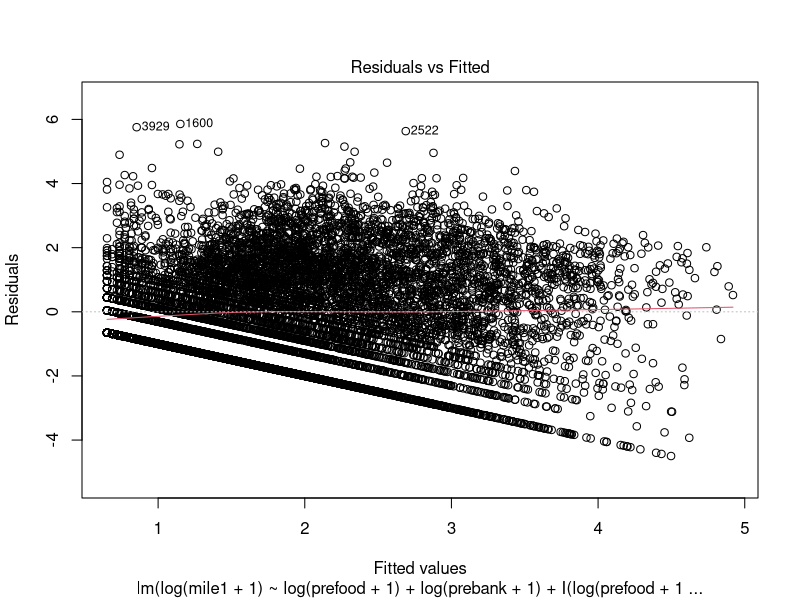
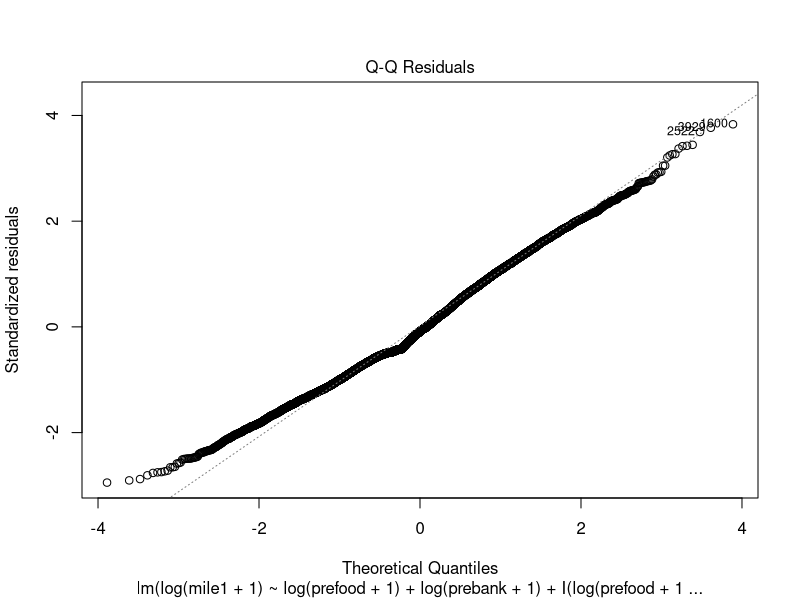
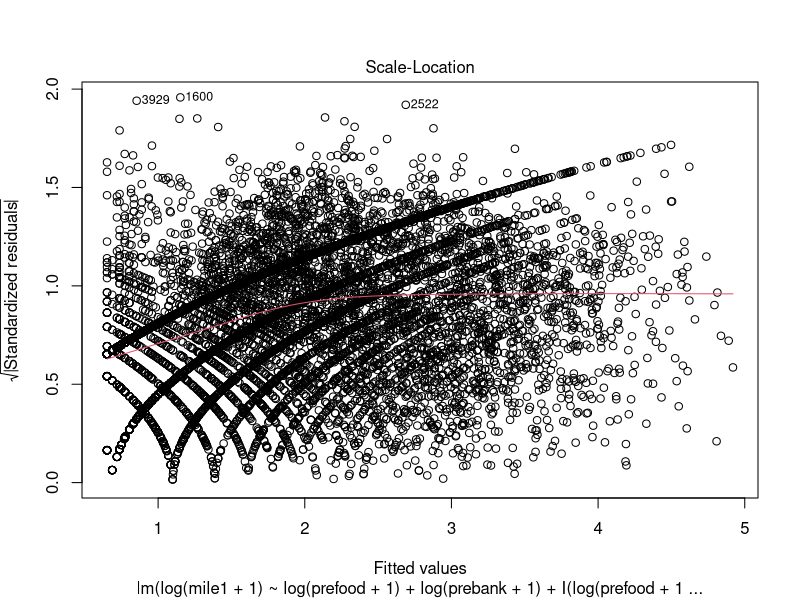
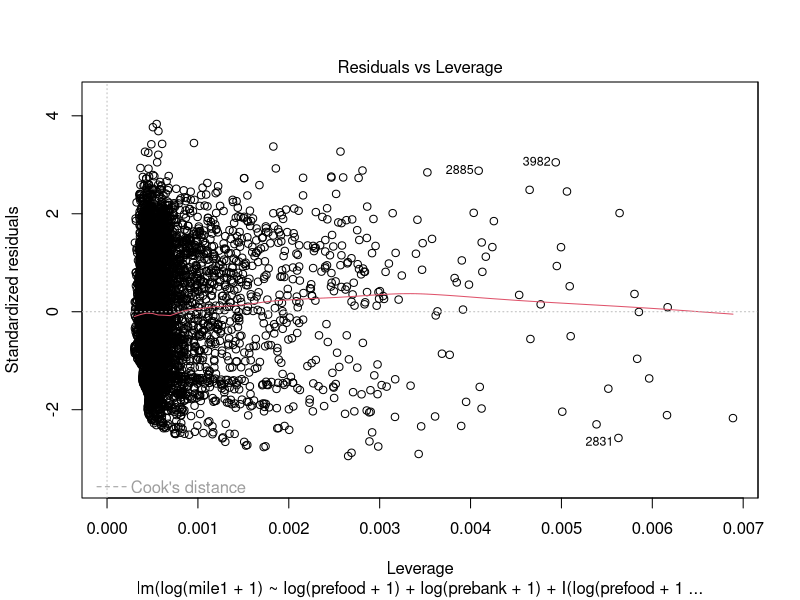
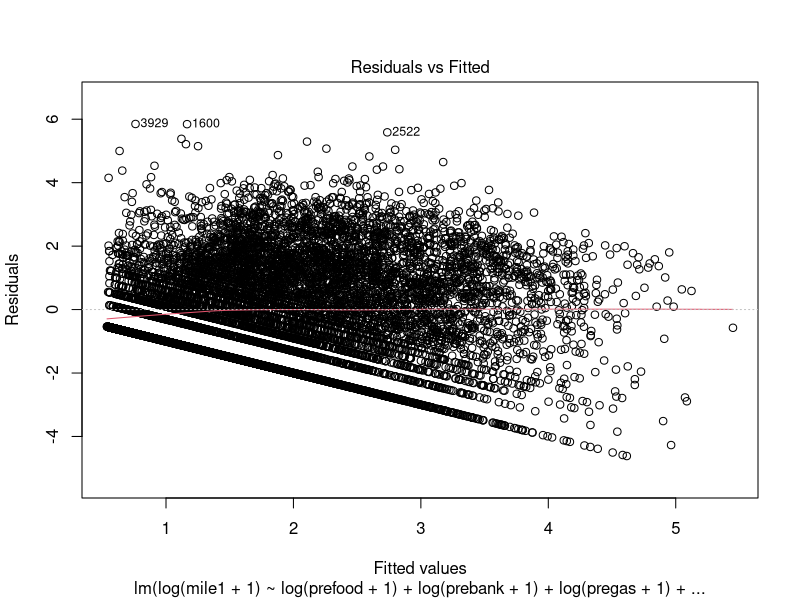
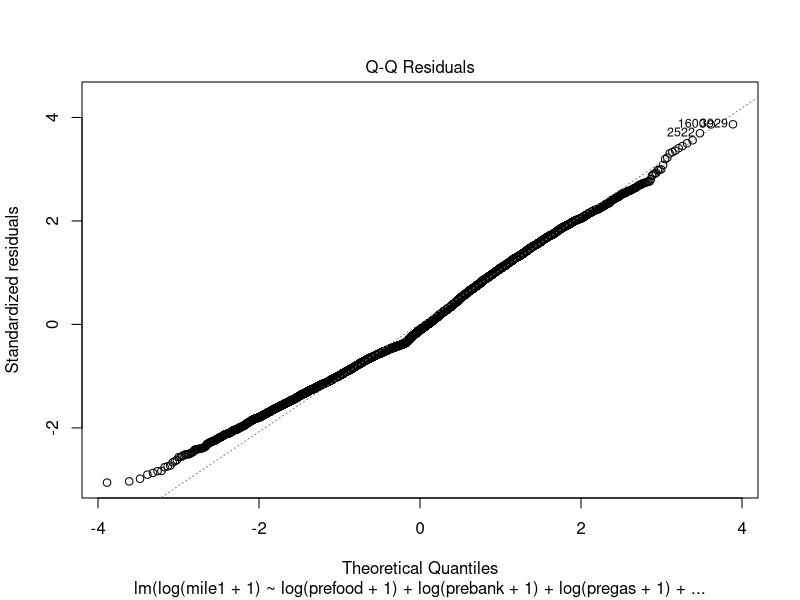
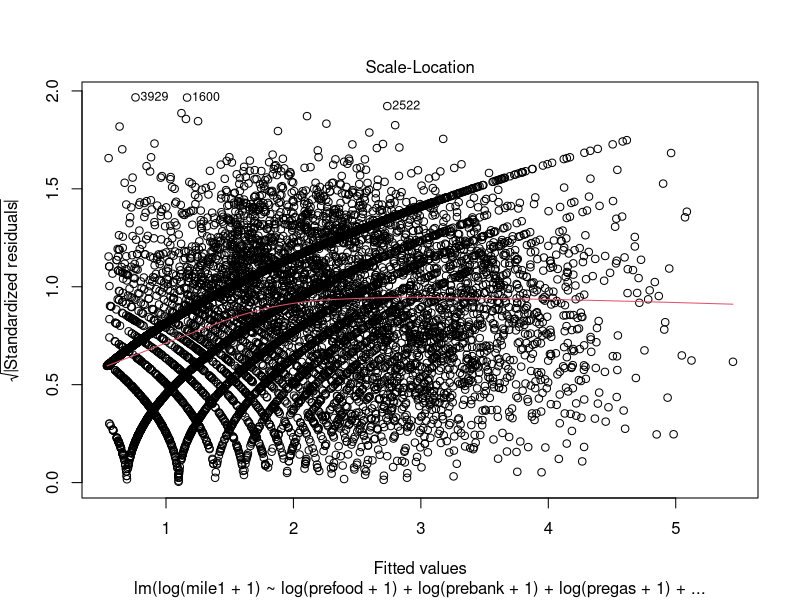
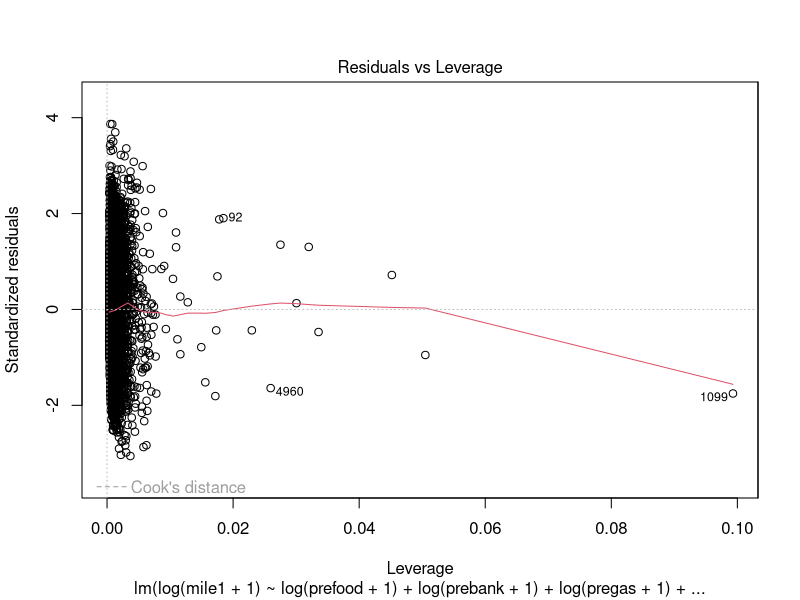

Here is the R script that generated these plots, in order:
library(car);
library(sqldf);
set.seed(10086);

purchase=read.csv("party.csv")
head(purchase,20)

purchase=sqldf("SELECT * FROM purchase WHERE basemile < 25000");
attach(purchase)


purchase$postTotal = mile1 + mile2 + mile3 + mile4;
purchase$totalRatio = (purchase$postTotal)/(basemile);
purchase$training = as.integer(runif(nrow(purchase))*5);

purchaseTraining = sqldf("SELECT * FROM purchase WHERE training < 4");
purchaseValidation = sqldf("SELECT * FROM purchase WHERE training = 4");
im1base=lm(log(mile1+1)~1,purchaseTraining)
im1=step(im1base, scope=~particpate+log(prefood+1)+I(log(prefood+1)^2)+particpate:log(prefood+1)+
log(prebank+1)+I(log(prebank+1)^2)+particpate:log(prebank+1), test="F", data=purchaseTraining)
summary(im1)
plot(im1)

im11=step(im1base, scope=~particpate+log(prefood+1)+I(log(prefood+1)^2)+particpate:log(prefood+1)+
log(prebank+1)+I(log(prebank+1)^2)+particpate:log(prebank+1)+
log(pregas+1)+I(log(pregas+1)^2)+particpate:log(pregas+1)+
log(preretail+1)+I(log(preretail+1)^2)+particpate:log(preretail+1)+
log(preother+1)+I(log(preother+1)^2)+particpate:log(preother+1)+
Rfreq+log(Rfreq+1)+1/Rfreq
, test="F", data=purchaseTraining)
summary(im11)
plot(im11)

im2=step(im1base, scope=~particpate+log(basemile+1)+particpate*log(basemile+1)
+particpate*basemile+log(basemile+1)*basemile+particpate*log(basemile+1)*basemile, test="F", data=purchaseTraining)
summary(im2)
plot(im2)

yhat=predict(im1, purchaseValidation);
mean((log(purchaseValidation$mile1+1)-yhat)^2);

yhat=predict(im11, purchaseValidation);
mean((log(purchaseValidation$mile1+1)-yhat)^2);
# vif(im11);

yhat=predict(im2, purchaseValidation);
mean((log(purchaseValidation$mile1+1)-yhat)^2);


# summary(glm(particpate~log(1+prefood)+log(1+pregas)+log(1+prebank)+log(1+preother)+log(1++preretail)))
